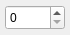
<?xml version="1.0" encoding="UTF-8"?>
<ui version="4.0">
 <class>DLG_Sensitivity</class>
 <widget class="QDialog" name="DLG_Sensitivity">
  <property name="geometry">
   <rect>
    <x>0</x>
    <y>0</y>
    <width>70</width>
    <height>35</height>
   </rect>
  </property>
  <property name="windowTitle">
   <string>Sensitivity</string>
  </property>
  <widget class="QSpinBox" name="spin_spreadSensitivity">
   <property name="geometry">
    <rect>
     <x>5</x>
     <y>5</y>
     <width>60</width>
     <height>25</height>
    </rect>
   </property>
   <property name="maximum">
    <number>255</number>
   </property>
  </widget>
 </widget>
 <resources/>
 <connections/>
</ui>
